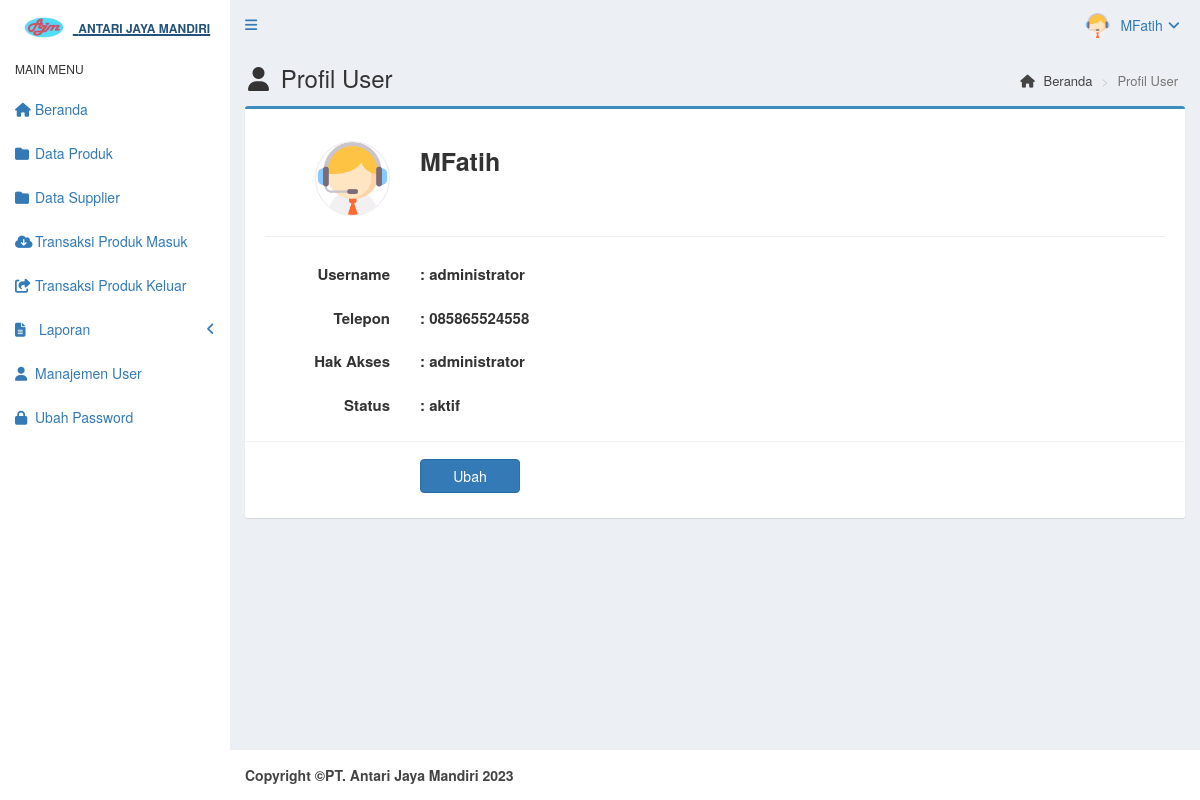
The app's page /main.php?module=profil (signed in) with its own data.
### tables this page shows
CREATE TABLE `tb_user` (
  `id_user` int(5) NOT NULL,
  `username` varchar(50) NOT NULL,
  `password` varchar(50) NOT NULL,
  `nama_user` varchar(50) NOT NULL,
  `telepon` char(13) DEFAULT NULL,
  `foto` varchar(100) DEFAULT NULL,
  `hak_akses` enum('operasional','administrator','','') NOT NULL,
  `status` enum('aktif','blokir') NOT NULL DEFAULT 'aktif',
  `created_at` timestamp NOT NULL DEFAULT current_timestamp(),
  `updated_at` timestamp NOT NULL DEFAULT current_timestamp() ON UPDATE current_timestamp()
);

### modules/profil/view.php (the view, shortened to what this page needs)
<?php
if (isset($_SESSION['id_user'])) {
  $query = mysqli_query($mysqli, "SELECT * FROM tb_user WHERE id_user='$_SESSION[id_user]'")
                                  or die('Ada kesalahan pada query tampil data user : '.mysqli_error($mysqli));
  $data  = mysqli_fetch_assoc($query);
}
?>
<section class="content-header">
  <h1>
    <i class="fa fa-user icon-title"></i> Profil User
  </h1>
  <ol class="breadcrumb">
    <li><a href="?module=beranda"><i class="fa fa-home"></i> Beranda</a></li>
    <li class="active">Profil User</li>
  </ol>
</section>
<section class="content">
  <div class="row">
    <div class="col-md-12">
      <div class="box box-primary">
        <form role="form" class="form-horizontal" method="POST" action="?module=form_profil" enctype="multipart/form-data">
          <div class="box-body">
            <div class="form-group">
              <label class="col-sm-2 control-label">
              <?php
              if ($data['foto']=="") { ?>
                <img style="border:1px solid #eaeaea;border-radius:50px;" src="images/user/user-default.png" width="75">
              <?php
              }
              else { ?>
                <img style="border:1px solid #eaeaea;border-radius:50px;" src="images/user/<?php echo $data['foto']; ?>" width="75">
              <?php
              }
              ?>
              </label>
              <label style="font-size:25px;margin-top:10px;" class="col-sm-8"><?php echo $data['nama_user']; ?></label>
            </div>
            <hr>
            <div class="form-group">
              <label class="col-sm-2 control-label">Username</label>
              <label style="text-align:left" class="col-sm-8 control-label">: <?php echo $data['username']; ?></label>
            </div>
            <div class="form-group">
              <label class="col-sm-2 control-label">Telepon</label>
              <label style="text-align:left" class="col-sm-8 control-label">: <?php echo $data['telepon']; ?></label>
            </div>
            <div class="form-group">
              <label class="col-sm-2 control-label">Hak Akses</label>
              <label style="text-align:left" class="col-sm-8 control-label">: <?php echo $data['hak_akses']; ?></label>
            </div>
            <div class="form-group">
              <label class="col-sm-2 control-label">Status</label>
              <label style="text-align:left" class="col-sm-8 control-label">: <?php echo $data['status']; ?></label>
            </div>
          </div>
          <div class="box-footer">
            <div class="form-group">
              <div class="col-sm-offset-2 col-sm-10">
                <input type="submit" class="btn btn-primary btn-submit" name="ubah" value="Ubah">
              </div>
            </div>
          </div>
        </form>
      </div>
    </div>
  </div>
</section><!-- /.content

### top_menu.php (shortened to what this page needs)
<?php
	require_once "config/database.php";
	$query = mysqli_query($mysqli, "SELECT id_user, nama_user, foto, hak_akses FROM tb_user WHERE id_user='$_SESSION[id_user]'") or die('Ada Kesalahan pada query tampil User: '.mysql_error($mysqli));
	$data = mysqli_fetch_assoc($query);
 ?>
 <li class="dropdown user user-menu">
 	<a href="#" class="dropdown-toggle" data-toggle="dropdown">
 		<?php
 			if($data['foto']=="") { ?>
 			<img src="images/user/user-default.png" class="user-image" alt="user Image" />
 		<?php
 		}
 		else {?>
			<img src="images/user/<?php echo $data['foto']; ?>" class="user-image" alt="User Image" />
		<?php
		}
 		?>
 		<span class="hidden-xs"><?php echo $data['nama_user']; ?><i style="margin-left: 5px" class="fa fa-angle-down"></i></span>
 		</a>
 </li>

### assets/css/style.css (style rules this page uses)
.form-horizontal .control-label { margin-bottom: 0; padding-top: 5px; text-align: right; }
label { display: inline-block; font-size: 15px; font-weight: 400; margin-bottom: 5px; max-width: 100%; }
.content-header { padding: 15px 18px 0; position: relative; }
.content-header > .breadcrumb { background: transparent none repeat scroll 0 0; border-radius: 2px; float: right; font-size: 13px; margin-bottom: 0; margin-top: 0; padding: 7px 12px; position: absolute; right: 10px; top: 15px; }
.btn-submit { width: 100px; margin-top: 7px; margin-right: 10px; font-size: 15px; }
.icon-title { margin-right: 5px; }
body { background-color: #fff; color: #333; font-size: 15px; line-height: 1.42857; }

### records on screen
tb_user: foto (picture), nama_user "MFatih", username "administrator", telepon "085865524558", hak_akses "administrator", status "aktif"
